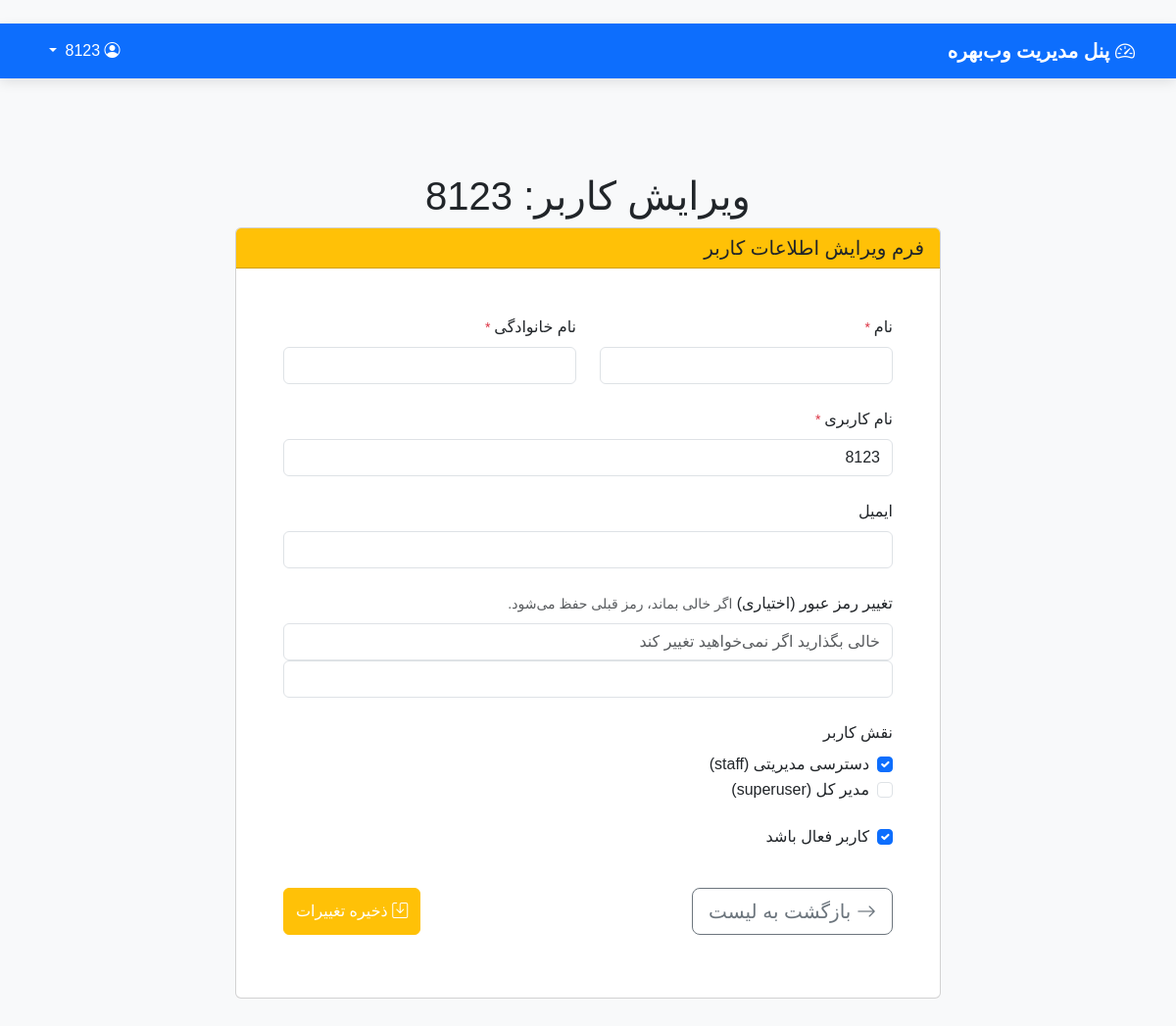
The page /users/2/edit/ (signed in) on the database as committed earlier.
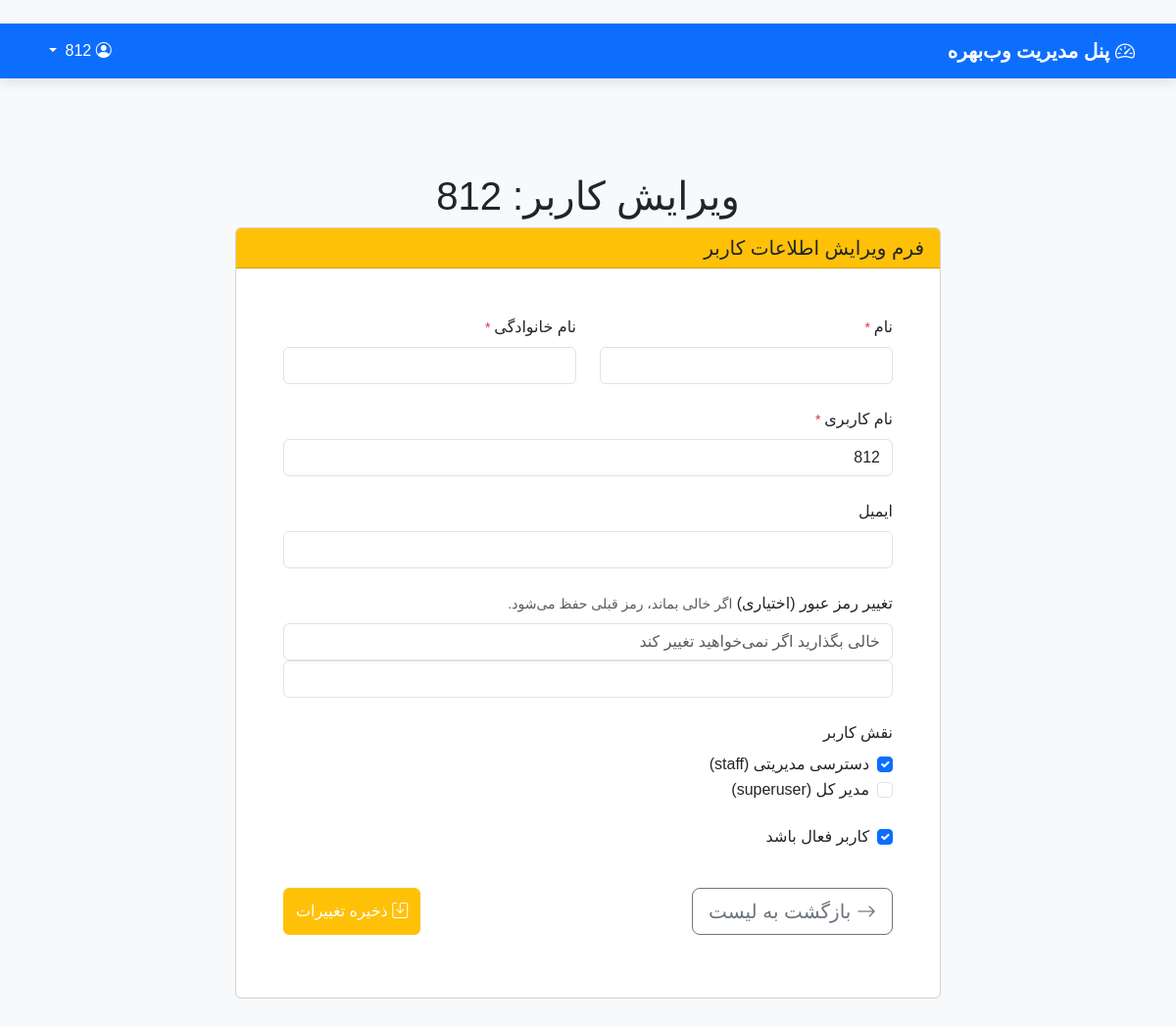
The same page on the database as committed later.
### users/models.py (models this page shows, shortened)
class CustomUser(AbstractUser):
    ROLE_CHOICES = (
        ('manager', 'Manager'),
        ('staff', 'Staff'),
        ('employee', 'Employee'),
    )
    role = models.CharField(max_length=20, choices=ROLE_CHOICES, default='employee')
    phone_number = models.CharField(max_length=15, blank=True, null=True)
    is_staff_member = models.BooleanField(default=False)  # نقش سازمانی
    personel_code = models.CharField(max_length=15, blank=True, null=False)

### users/views.py (the view)
# urls.py: path('<int:pk>/edit/', views.UserUpdateView.as_view(), name='user_edit'),
@method_decorator([login_required, staff_member_required], name='dispatch')
class UserUpdateView(SuccessMessageMixin, UpdateView):
    model = get_user_model()
    form_class = CustomUserChangeForm
    template_name = 'admin/user_edit.html'
    success_url = reverse_lazy('users:users_list')
    success_message = 'اطلاعات کاربر با موفقیت بروزرسانی شد.'
    def get_context_data(self, **kwargs):
        context = super().get_context_data(**kwargs)
        context['user'] = self.object  # برای نمایش نام در عنوان صفحه
        return context

### templates/admin/user_edit.html (shortened to what this page needs)
﻿{% extends 'admin/base_admin.html' %}
{% block content %}
    <div class="container py-5">
        <div class="row justify-content-center">
            <div class="col-lg-8 col-md-10">
                <h1 class="page-title text-center">ویرایش کاربر: {{ user.get_full_name|default:user.username }}</h1>
                <div class="card">
                    <div class="card-header bg-warning text-dark">
                        <h5 class="mb-0">فرم ویرایش اطلاعات کاربر</h5>
                    </div>
                    <div class="card-body p-5">
                        <form method="post">
                            <div class="row mb-4">
                                <div class="col-md-6">
                                    <label class="form-label">نام<small class="text-danger"> *</small></label>
                                    {{ form.first_name }}
                                </div>
                                <div class="col-md-6">
                                    <label class="form-label">نام خانوادگی<small class="text-danger"> *</small></label>
                                    {{ form.last_name }}
                                </div>
                            </div>
                            <div class="mb-4">
                                <label class="form-label">نام کاربری<small class="text-danger"> *</small></label>
                                {{ form.username }}
                            </div>
                            <div class="mb-4">
                                <label class="form-label">ایمیل</label>
                                {{ form.email }}
                            </div>
                            <div class="mb-4">
                                <label class="form-label">تغییر رمز عبور (اختیاری)</label>
                                <small class="text-muted">اگر خالی بماند، رمز قبلی حفظ می‌شود.</small>
                                {{ form.password1 }}
                                {{ form.password2 }}
                            </div>
                            <div class="mb-4">
                                <label class="form-label">نقش کاربر</label>
                                <div class="form-check">
                                    {{ form.is_staff }}
                                    <label class="form-check-label">دسترسی مدیریتی (staff)</label>
                                </div>
                                <div class="form-check">
                                    {{ form.is_superuser }}
                                    <label class="form-check-label">مدیر کل (superuser)</label>
                                </div>
                            </div>
                            <div class="mb-4">
                                <div class="form-check">
                                    {{ form.is_active }}
                                    <label class="form-check-label">کاربر فعال باشد</label>
                                </div>
                            </div>
                            <div class="d-grid d-md-flex justify-content-md-between">
                                <a href="{% url 'users:users_list' %}" class="btn btn-outline-secondary btn-lg mt-3">
                                    <i class="bi bi-arrow-right"></i> بازگشت به لیست
                                </a>
                                <button type="submit" class="btn btn-warning btn-submit mt-3 text-white">
                                    <i class="bi bi-save"></i> ذخیره تغییرات
                                </button>
                            </div>
                        </form>
                    </div>
                </div>
            </div>
        </div>
    </div>
{% endblock %}

Rows that differ between the two databases and show on the page:
changed CustomUser: get_full_name "8123" → "812"; username "8123" → "812"
